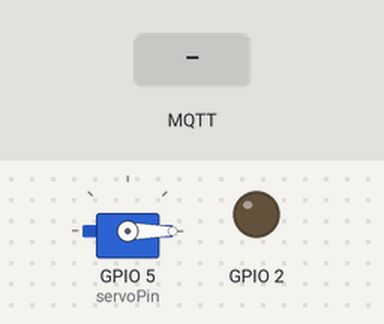
A sketch run on a simulated ESP8266 (NodeMCU). Parts: servo, output pins drawn as LEDs (lit = HIGH). Inputs (shaded band) come from the test bench. WiFi joins after 1.5 s; servers stay silent unless stated; no MQTT or app messages arrive unless stated; what the sketch prints to the serial monitor is not drawn.

Above: at 2.7 s.
2.8 s: MQTT message "5" arrives on the first subscribed topic
At 3.7 s:
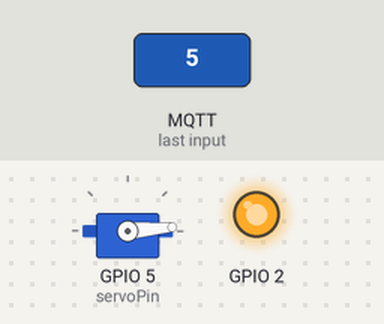
4.3 s: MQTT message "90" arrives on the first subscribed topic
At 4.9 s:
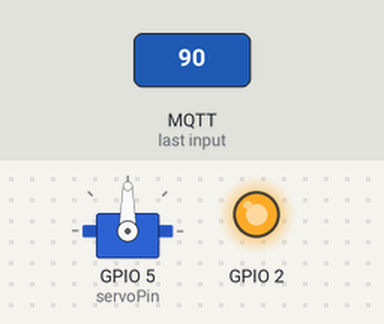
5.8 s: MQTT message "200" arrives on the first subscribed topic
At 7.0 s:
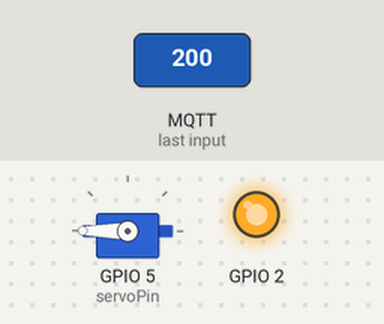
7.3 s: MQTT message "on" arrives on the first subscribed topic
At 8.4 s:
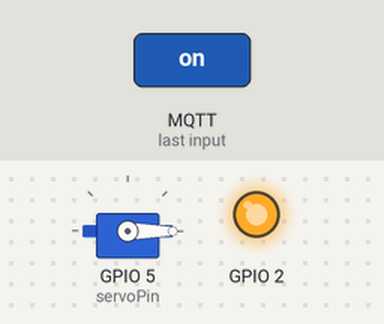
Timing chart, 0 to 9.8 s (numbered marks = the images above; inputs shaded):
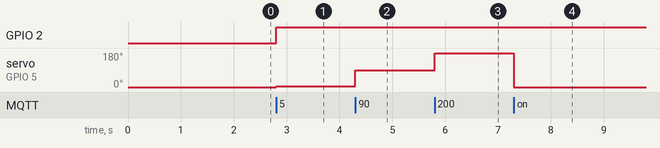

Measured:
- after the input at 2.8 s, GPIO 2: LOW → HIGH at once; servo on GPIO 5 (servoPin): 0° → 5° at once
- after the input at 4.3 s, servo on GPIO 5 (servoPin): 5° → 90° at once
- after the input at 5.8 s, servo on GPIO 5 (servoPin): 90° → 180° at once
- after the input at 7.3 s, servo on GPIO 5 (servoPin): 180° → 0° at once

The sketch:

SERVO.ino
```cpp
#include <ESP8266WiFi.h>
#include <PubSubClient.h>
#include <Servo.h>

const char* ssid = "GALAXYA51";
const char* password = "love@2000";
const char* mqtt_server = "192.168.238.13";

WiFiClient espClient;
PubSubClient client(espClient);
Servo myservo;
const int servoPin = 5;

void setup_wifi() {

  delay(10);
  // We start by connecting to a WiFi network
  Serial.println();
  Serial.print("Connecting to ");
  Serial.println(ssid);

  WiFi.mode(WIFI_STA);
  WiFi.begin(ssid, password);

  while (WiFi.status() != WL_CONNECTED) {
    delay(500);
    Serial.print(".");
  }

  randomSeed(micros());

  Serial.println("");
  Serial.println("WiFi connected");
  Serial.println("IP address: ");
  Serial.println(WiFi.localIP());
}

void callback(char* topic, byte* payload, unsigned int length) {
  payload[length] = '\0'; // Null-terminate the payload
  String receivedMessage = String((char*)payload);

  Serial.print("Received message on topic: ");
  Serial.println(topic);
  Serial.print("Received message: ");
  Serial.println(receivedMessage);
  int angle = receivedMessage.toInt();
  myservo.write(angle);
  // Switch on the LED if an 1 was received as first character
  if ((char)payload[0] == '1') {
    digitalWrite(BUILTIN_LED, LOW);   // Turn the LED on (Note that LOW is the voltage level
    // but actually the LED is on; this is because
    // it is active low on the ESP-01)
  } else {
    digitalWrite(BUILTIN_LED, HIGH);  // Turn the LED off by making the voltage HIGH
  }

}

void reconnect() {
  // Loop until we're reconnected
  while (!client.connected()) {
    Serial.print("Attempting MQTT connection...");
    // Create a random client ID
    String clientId = "ESP8266";
    // Attempt to connect
    if (client.connect(clientId.c_str())) {
      Serial.println("connected");
      // Once connected, publish an announcement...
      client.publish("ESP8266", "Love");
      client.subscribe("servo");
      // ... and resubscribe
    } else {
      Serial.print("failed, rc=");
      Serial.print(client.state());
      Serial.println(" try again in 5 seconds");
      // Wait 5 seconds before retrying
      delay(2000);
    }
  }
}

void setup() {
  pinMode(BUILTIN_LED, OUTPUT);     // Initialize the BUILTIN_LED pin as an output
  Serial.begin(115200);
  setup_wifi();
  client.setServer(mqtt_server, 1883);
  client.setCallback(callback);
  myservo.attach(servoPin);
  myservo.write(0);
}

void loop() {

  if (!client.connected()) {
    reconnect();
  }
  client.loop();
}
```
